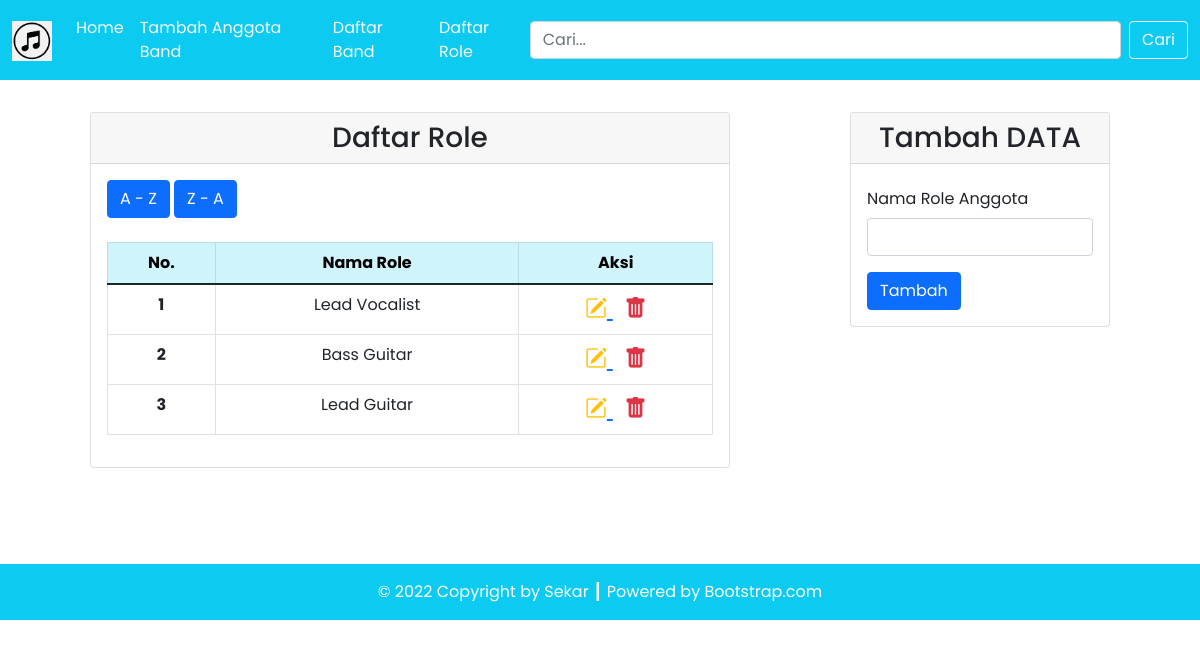
Screenshot of /source_code/roleAnggota.php with the database file from the repository.
### tables this page shows
CREATE TABLE `roleanggota` (
  `id_role` bigint(20) NOT NULL AUTO_INCREMENT,
  `nama_role` varchar(255) NOT NULL,
  PRIMARY KEY (`id_role`)
);

### source_code/config/db.php (called while the page is built)
<?php
$DB_HOST = "localhost";
$DB_USERNAME = "root";
$DB_PASSWORD = "";
$DB_NAME = "db_musik";

### source_code/classes/DB.php (called while the page is built, shortened)
<?php
class DB
{
    private $hostname;
    private $username;
    private $password;
    private $dbname;
    private $conn;
    private $result;
    function __construct($hostname, $username, $password, $dbname)
    {
        $this->hostname = $hostname;
        $this->username = $username;
        $this->password = $password;
        $this->dbname = $dbname;
    }
    function open()
    {
        $this->conn = mysqli_connect($this->hostname, $this->username, $this->password, $this->dbname);
    }
    function execute($query)
    {
        $this->result = mysqli_query($this->conn, $query);
    }
    function getResult()
    {
        return mysqli_fetch_array($this->result);
    }
}

### source_code/classes/RoleAnggota.php (called while the page is built, shortened)
<?php
class RoleAnggota extends DB
{
    function getRoleAnggota()
    {
        $query = "SELECT * FROM roleAnggota";
        return $this->execute($query);
    }
}

### source_code/roleAnggota.php (the view, shortened to what this page needs)
<?php
include('config/db.php');
include('classes/DB.php');
include('classes/RoleAnggota.php');
$roleAnggota = new RoleAnggota($DB_HOST, $DB_USERNAME, $DB_PASSWORD, $DB_NAME);
$roleAnggota->open();
if (isset($_POST['btn-cari'])) {
    $roleAnggota->searchRoleAnggota($_POST['cari']);
} else if (isset($_POST['btn-az'])) {
    $roleAnggota->filterAZRoleAnggota();
} else if (isset($_POST['btn-za'])) {
    $roleAnggota->filterZARoleAnggota();
} else {
    $roleAnggota->getRoleAnggota();
}
$header = '<tr>
<th scope="row">No.</th>
<th scope="row">Nama Role</th>
<th scope="row">Aksi</th>
</tr>';
$data = null;
$no = 1;
while ($div = $roleAnggota->getResult()) {
    $data .= '<tr>
    <th scope="row">' . $no . '</th>
    <td>' . $div['nama_role'] . '</td>
    <td style="font-size: 22px;">
        <a href="roleAnggota.php?id=' . $div['id_role'] . '" title="Edit Data">
        <i class="bi bi-pencil-square text-warning"></i>
        </a>&nbsp;
        <a href="roleAnggota.php?hapus=' . $div['id_role'] . '" title="Delete Data"><i class="bi bi-trash-fill text-danger"></i></a>
        </td>
    </tr>';
    $no++;
}

### rows the page displays
roleanggota: nama_role "Lead Vocalist"
roleanggota: nama_role "Bass Guitar"
roleanggota: nama_role "Lead Guitar"
